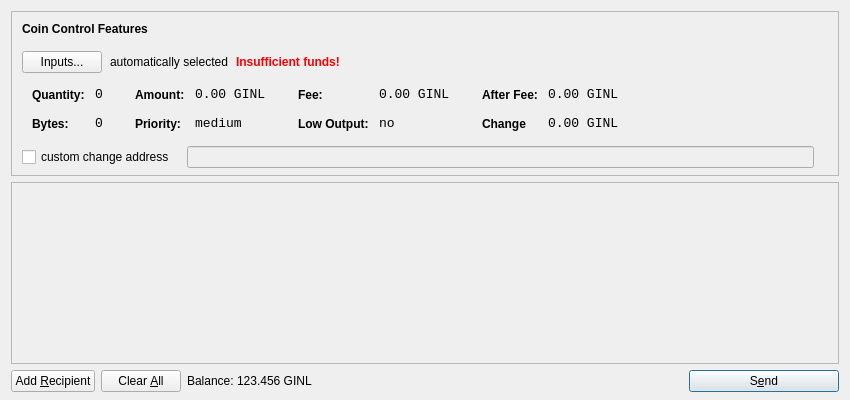
<?xml version="1.0" encoding="UTF-8"?>
<ui version="4.0">
 <class>SendCoinsDialog</class>
 <widget class="QDialog" name="SendCoinsDialog">
  <property name="geometry">
   <rect>
    <x>0</x>
    <y>0</y>
    <width>850</width>
    <height>400</height>
   </rect>
  </property>
  <property name="windowTitle">
   <string>Send Coins</string>
  </property>
  <layout class="QVBoxLayout" name="verticalLayout" stretch="0,1,0">
   <property name="bottomMargin">
    <number>8</number>
   </property>
   <item>
    <widget class="QFrame" name="frameCoinControl">
     <property name="sizePolicy">
      <sizepolicy hsizetype="Expanding" vsizetype="Expanding">
       <horstretch>0</horstretch>
       <verstretch>0</verstretch>
      </sizepolicy>
     </property>
     <property name="maximumSize">
      <size>
       <width>16777215</width>
       <height>16777215</height>
      </size>
     </property>
     <property name="frameShape">
      <enum>QFrame::StyledPanel</enum>
     </property>
     <property name="frameShadow">
      <enum>QFrame::Sunken</enum>
     </property>
     <layout class="QVBoxLayout" name="verticalLayoutCoinControl2">
      <property name="spacing">
       <number>-1</number>
      </property>
      <property name="leftMargin">
       <number>0</number>
      </property>
      <property name="topMargin">
       <number>0</number>
      </property>
      <property name="rightMargin">
       <number>0</number>
      </property>
      <property name="bottomMargin">
       <number>6</number>
      </property>
      <item>
       <layout class="QVBoxLayout" name="verticalLayoutCoinControl" stretch="0,0,0,0,1">
        <property name="spacing">
         <number>0</number>
        </property>
        <property name="leftMargin">
         <number>10</number>
        </property>
        <property name="topMargin">
         <number>10</number>
        </property>
        <item>
         <layout class="QHBoxLayout" name="horizontalLayoutCoinControl1">
          <property name="bottomMargin">
           <number>15</number>
          </property>
          <item>
           <widget class="QLabel" name="labelCoinControlFeatures">
            <property name="sizePolicy">
             <sizepolicy hsizetype="Preferred" vsizetype="Maximum">
              <horstretch>0</horstretch>
              <verstretch>0</verstretch>
             </sizepolicy>
            </property>
            <property name="font">
             <font>
              <weight>75</weight>
              <bold>true</bold>
             </font>
            </property>
            <property name="styleSheet">
             <string notr="true">font-weight:bold;</string>
            </property>
            <property name="text">
             <string>Coin Control Features</string>
            </property>
           </widget>
          </item>
         </layout>
        </item>
        <item>
         <layout class="QHBoxLayout" name="horizontalLayoutCoinControl2" stretch="0,0,0,0">
          <property name="spacing">
           <number>8</number>
          </property>
          <property name="bottomMargin">
           <number>10</number>
          </property>
          <item>
           <widget class="QPushButton" name="pushButtonCoinControl">
            <property name="styleSheet">
             <string notr="true"/>
            </property>
            <property name="text">
             <string>Inputs...</string>
            </property>
           </widget>
          </item>
          <item>
           <widget class="QLabel" name="labelCoinControlAutomaticallySelected">
            <property name="text">
             <string>automatically selected</string>
            </property>
            <property name="margin">
             <number>5</number>
            </property>
           </widget>
          </item>
          <item>
           <widget class="QLabel" name="labelCoinControlInsuffFunds">
            <property name="font">
             <font>
              <weight>75</weight>
              <bold>true</bold>
             </font>
            </property>
            <property name="styleSheet">
             <string notr="true">color:red;font-weight:bold;</string>
            </property>
            <property name="text">
             <string>Insufficient funds!</string>
            </property>
            <property name="margin">
             <number>5</number>
            </property>
           </widget>
          </item>
          <item>
           <spacer name="horizontalSpacerCoinControl">
            <property name="orientation">
             <enum>Qt::Horizontal</enum>
            </property>
            <property name="sizeHint" stdset="0">
             <size>
              <width>40</width>
              <height>1</height>
             </size>
            </property>
           </spacer>
          </item>
         </layout>
        </item>
        <item>
         <widget class="QWidget" name="widgetCoinControl" native="true">
          <property name="sizePolicy">
           <sizepolicy hsizetype="Preferred" vsizetype="Preferred">
            <horstretch>0</horstretch>
            <verstretch>0</verstretch>
           </sizepolicy>
          </property>
          <property name="minimumSize">
           <size>
            <width>0</width>
            <height>0</height>
           </size>
          </property>
          <property name="styleSheet">
           <string notr="true"/>
          </property>
          <layout class="QHBoxLayout" name="horizontalLayoutCoinControl5">
           <property name="margin">
            <number>0</number>
           </property>
           <item>
            <layout class="QHBoxLayout" name="horizontalLayoutCoinControl3" stretch="0,0,0,1">
             <property name="spacing">
              <number>20</number>
             </property>
             <property name="topMargin">
              <number>0</number>
             </property>
             <property name="bottomMargin">
              <number>10</number>
             </property>
             <item>
              <layout class="QFormLayout" name="formLayoutCoinControl1">
               <property name="horizontalSpacing">
                <number>10</number>
               </property>
               <property name="verticalSpacing">
                <number>14</number>
               </property>
               <property name="leftMargin">
                <number>10</number>
               </property>
               <property name="topMargin">
                <number>4</number>
               </property>
               <property name="rightMargin">
                <number>6</number>
               </property>
               <item row="0" column="0">
                <widget class="QLabel" name="labelCoinControlQuantityText">
                 <property name="styleSheet">
                  <string notr="true">font-weight:bold;</string>
                 </property>
                 <property name="text">
                  <string>Quantity:</string>
                 </property>
                 <property name="margin">
                  <number>0</number>
                 </property>
                </widget>
               </item>
               <item row="0" column="1">
                <widget class="QLabel" name="labelCoinControlQuantity">
                 <property name="font">
                  <font>
                   <family>Monospace</family>
                   <pointsize>10</pointsize>
                  </font>
                 </property>
                 <property name="cursor">
                  <cursorShape>IBeamCursor</cursorShape>
                 </property>
                 <property name="contextMenuPolicy">
                  <enum>Qt::ActionsContextMenu</enum>
                 </property>
                 <property name="text">
                  <string>0</string>
                 </property>
                 <property name="margin">
                  <number>0</number>
                 </property>
                 <property name="textInteractionFlags">
                  <set>Qt::LinksAccessibleByMouse|Qt::TextSelectableByKeyboard|Qt::TextSelectableByMouse</set>
                 </property>
                </widget>
               </item>
               <item row="1" column="0">
                <widget class="QLabel" name="labelCoinControlBytesText">
                 <property name="styleSheet">
                  <string notr="true">font-weight:bold;</string>
                 </property>
                 <property name="text">
                  <string>Bytes:</string>
                 </property>
                </widget>
               </item>
               <item row="1" column="1">
                <widget class="QLabel" name="labelCoinControlBytes">
                 <property name="font">
                  <font>
                   <family>Monospace</family>
                   <pointsize>10</pointsize>
                  </font>
                 </property>
                 <property name="cursor">
                  <cursorShape>IBeamCursor</cursorShape>
                 </property>
                 <property name="contextMenuPolicy">
                  <enum>Qt::ActionsContextMenu</enum>
                 </property>
                 <property name="text">
                  <string>0</string>
                 </property>
                 <property name="textInteractionFlags">
                  <set>Qt::LinksAccessibleByMouse|Qt::TextSelectableByKeyboard|Qt::TextSelectableByMouse</set>
                 </property>
                </widget>
               </item>
              </layout>
             </item>
             <item>
              <layout class="QFormLayout" name="formLayoutCoinControl2">
               <property name="horizontalSpacing">
                <number>10</number>
               </property>
               <property name="verticalSpacing">
                <number>14</number>
               </property>
               <property name="leftMargin">
                <number>6</number>
               </property>
               <property name="topMargin">
                <number>4</number>
               </property>
               <property name="rightMargin">
                <number>6</number>
               </property>
               <item row="0" column="0">
                <widget class="QLabel" name="labelCoinControlAmountText">
                 <property name="styleSheet">
                  <string notr="true">font-weight:bold;</string>
                 </property>
                 <property name="text">
                  <string>Amount:</string>
                 </property>
                 <property name="margin">
                  <number>0</number>
                 </property>
                </widget>
               </item>
               <item row="0" column="1">
                <widget class="QLabel" name="labelCoinControlAmount">
                 <property name="font">
                  <font>
                   <family>Monospace</family>
                   <pointsize>10</pointsize>
                  </font>
                 </property>
                 <property name="cursor">
                  <cursorShape>IBeamCursor</cursorShape>
                 </property>
                 <property name="contextMenuPolicy">
                  <enum>Qt::ActionsContextMenu</enum>
                 </property>
                 <property name="text">
                  <string>0.00 GINL</string>
                 </property>
                 <property name="textInteractionFlags">
                  <set>Qt::LinksAccessibleByMouse|Qt::TextSelectableByKeyboard|Qt::TextSelectableByMouse</set>
                 </property>
                </widget>
               </item>
               <item row="1" column="0">
                <widget class="QLabel" name="labelCoinControlPriorityText">
                 <property name="styleSheet">
                  <string notr="true">font-weight:bold;</string>
                 </property>
                 <property name="text">
                  <string>Priority:</string>
                 </property>
                </widget>
               </item>
               <item row="1" column="1">
                <widget class="QLabel" name="labelCoinControlPriority">
                 <property name="font">
                  <font>
                   <family>Monospace</family>
                   <pointsize>10</pointsize>
                  </font>
                 </property>
                 <property name="cursor">
                  <cursorShape>IBeamCursor</cursorShape>
                 </property>
                 <property name="contextMenuPolicy">
                  <enum>Qt::ActionsContextMenu</enum>
                 </property>
                 <property name="text">
                  <string>medium</string>
                 </property>
                 <property name="textInteractionFlags">
                  <set>Qt::LinksAccessibleByMouse|Qt::TextSelectableByKeyboard|Qt::TextSelectableByMouse</set>
                 </property>
                </widget>
               </item>
              </layout>
             </item>
             <item>
              <layout class="QFormLayout" name="formLayoutCoinControl3">
               <property name="horizontalSpacing">
                <number>10</number>
               </property>
               <property name="verticalSpacing">
                <number>14</number>
               </property>
               <property name="leftMargin">
                <number>6</number>
               </property>
               <property name="topMargin">
                <number>4</number>
               </property>
               <property name="rightMargin">
                <number>6</number>
               </property>
               <item row="0" column="0">
                <widget class="QLabel" name="labelCoinControlFeeText">
                 <property name="styleSheet">
                  <string notr="true">font-weight:bold;</string>
                 </property>
                 <property name="text">
                  <string>Fee:</string>
                 </property>
                 <property name="margin">
                  <number>0</number>
                 </property>
                </widget>
               </item>
               <item row="0" column="1">
                <widget class="QLabel" name="labelCoinControlFee">
                 <property name="font">
                  <font>
                   <family>Monospace</family>
                   <pointsize>10</pointsize>
                  </font>
                 </property>
                 <property name="cursor">
                  <cursorShape>IBeamCursor</cursorShape>
                 </property>
                 <property name="contextMenuPolicy">
                  <enum>Qt::ActionsContextMenu</enum>
                 </property>
                 <property name="text">
                  <string>0.00 GINL</string>
                 </property>
                 <property name="textInteractionFlags">
                  <set>Qt::LinksAccessibleByMouse|Qt::TextSelectableByKeyboard|Qt::TextSelectableByMouse</set>
                 </property>
                </widget>
               </item>
               <item row="1" column="0">
                <widget class="QLabel" name="labelCoinControlLowOutputText">
                 <property name="styleSheet">
                  <string notr="true">font-weight:bold;</string>
                 </property>
                 <property name="text">
                  <string>Low Output:</string>
                 </property>
                </widget>
               </item>
               <item row="1" column="1">
                <widget class="QLabel" name="labelCoinControlLowOutput">
                 <property name="font">
                  <font>
                   <family>Monospace</family>
                   <pointsize>10</pointsize>
                  </font>
                 </property>
                 <property name="cursor">
                  <cursorShape>IBeamCursor</cursorShape>
                 </property>
                 <property name="contextMenuPolicy">
                  <enum>Qt::ActionsContextMenu</enum>
                 </property>
                 <property name="text">
                  <string>no</string>
                 </property>
                 <property name="textInteractionFlags">
                  <set>Qt::LinksAccessibleByMouse|Qt::TextSelectableByKeyboard|Qt::TextSelectableByMouse</set>
                 </property>
                </widget>
               </item>
              </layout>
             </item>
             <item>
              <layout class="QFormLayout" name="formLayoutCoinControl4">
               <property name="horizontalSpacing">
                <number>10</number>
               </property>
               <property name="verticalSpacing">
                <number>14</number>
               </property>
               <property name="leftMargin">
                <number>6</number>
               </property>
               <property name="topMargin">
                <number>4</number>
               </property>
               <property name="rightMargin">
                <number>6</number>
               </property>
               <item row="0" column="0">
                <widget class="QLabel" name="labelCoinControlAfterFeeText">
                 <property name="styleSheet">
                  <string notr="true">font-weight:bold;</string>
                 </property>
                 <property name="text">
                  <string>After Fee:</string>
                 </property>
                 <property name="margin">
                  <number>0</number>
                 </property>
                </widget>
               </item>
               <item row="0" column="1">
                <widget class="QLabel" name="labelCoinControlAfterFee">
                 <property name="font">
                  <font>
                   <family>Monospace</family>
                   <pointsize>10</pointsize>
                  </font>
                 </property>
                 <property name="cursor">
                  <cursorShape>IBeamCursor</cursorShape>
                 </property>
                 <property name="contextMenuPolicy">
                  <enum>Qt::ActionsContextMenu</enum>
                 </property>
                 <property name="text">
                  <string>0.00 GINL</string>
                 </property>
                 <property name="textInteractionFlags">
                  <set>Qt::LinksAccessibleByMouse|Qt::TextSelectableByKeyboard|Qt::TextSelectableByMouse</set>
                 </property>
                </widget>
               </item>
               <item row="1" column="0">
                <widget class="QLabel" name="labelCoinControlChangeText">
                 <property name="styleSheet">
                  <string notr="true">font-weight:bold;</string>
                 </property>
                 <property name="text">
                  <string>Change</string>
                 </property>
                </widget>
               </item>
               <item row="1" column="1">
                <widget class="QLabel" name="labelCoinControlChange">
                 <property name="font">
                  <font>
                   <family>Monospace</family>
                   <pointsize>10</pointsize>
                  </font>
                 </property>
                 <property name="cursor">
                  <cursorShape>IBeamCursor</cursorShape>
                 </property>
                 <property name="contextMenuPolicy">
                  <enum>Qt::ActionsContextMenu</enum>
                 </property>
                 <property name="text">
                  <string>0.00 GINL</string>
                 </property>
                 <property name="textInteractionFlags">
                  <set>Qt::LinksAccessibleByMouse|Qt::TextSelectableByKeyboard|Qt::TextSelectableByMouse</set>
                 </property>
                </widget>
               </item>
              </layout>
             </item>
            </layout>
           </item>
          </layout>
         </widget>
        </item>
        <item>
         <layout class="QHBoxLayout" name="horizontalLayoutCoinControl4" stretch="0,0,0">
          <property name="spacing">
           <number>12</number>
          </property>
          <property name="sizeConstraint">
           <enum>QLayout::SetDefaultConstraint</enum>
          </property>
          <property name="topMargin">
           <number>5</number>
          </property>
          <property name="rightMargin">
           <number>5</number>
          </property>
          <item>
           <widget class="QCheckBox" name="checkBoxCoinControlChange">
            <property name="text">
             <string>custom change address</string>
            </property>
           </widget>
          </item>
          <item>
           <widget class="QLineEdit" name="lineEditCoinControlChange">
            <property name="enabled">
             <bool>false</bool>
            </property>
            <property name="sizePolicy">
             <sizepolicy hsizetype="Expanding" vsizetype="Fixed">
              <horstretch>0</horstretch>
              <verstretch>0</verstretch>
             </sizepolicy>
            </property>
           </widget>
          </item>
          <item>
           <widget class="QLabel" name="labelCoinControlChangeLabel">
            <property name="sizePolicy">
             <sizepolicy hsizetype="Preferred" vsizetype="Expanding">
              <horstretch>0</horstretch>
              <verstretch>0</verstretch>
             </sizepolicy>
            </property>
            <property name="minimumSize">
             <size>
              <width>0</width>
              <height>0</height>
             </size>
            </property>
            <property name="text">
             <string/>
            </property>
            <property name="margin">
             <number>3</number>
            </property>
           </widget>
          </item>
         </layout>
        </item>
        <item>
         <spacer name="verticalSpacerCoinControl">
          <property name="orientation">
           <enum>Qt::Vertical</enum>
          </property>
          <property name="sizeHint" stdset="0">
           <size>
            <width>800</width>
            <height>1</height>
           </size>
          </property>
         </spacer>
        </item>
       </layout>
      </item>
     </layout>
    </widget>
   </item>
   <item>
    <widget class="QScrollArea" name="scrollArea">
     <property name="widgetResizable">
      <bool>true</bool>
     </property>
     <widget class="QWidget" name="scrollAreaWidgetContents">
      <property name="geometry">
       <rect>
        <x>0</x>
        <y>0</y>
        <width>830</width>
        <height>165</height>
       </rect>
      </property>
      <layout class="QVBoxLayout" name="verticalLayout_2">
       <property name="margin">
        <number>0</number>
       </property>
       <item>
        <layout class="QVBoxLayout" name="entries">
         <property name="spacing">
          <number>6</number>
         </property>
        </layout>
       </item>
       <item>
        <spacer name="verticalSpacer">
         <property name="orientation">
          <enum>Qt::Vertical</enum>
         </property>
         <property name="sizeHint" stdset="0">
          <size>
           <width>20</width>
           <height>40</height>
          </size>
         </property>
        </spacer>
       </item>
      </layout>
     </widget>
    </widget>
   </item>
   <item>
    <layout class="QHBoxLayout" name="horizontalLayout">
     <item>
      <widget class="QPushButton" name="addButton">
       <property name="toolTip">
        <string>Send to multiple recipients at once</string>
       </property>
       <property name="text">
        <string>Add &amp;Recipient</string>
       </property>
       <property name="icon">
        <iconset resource="../bitcoin.qrc">
         <normaloff>:/icons/add</normaloff>:/icons/add</iconset>
       </property>
       <property name="autoDefault">
        <bool>false</bool>
       </property>
      </widget>
     </item>
     <item>
      <widget class="QPushButton" name="clearButton">
       <property name="sizePolicy">
        <sizepolicy hsizetype="Minimum" vsizetype="Fixed">
         <horstretch>0</horstretch>
         <verstretch>0</verstretch>
        </sizepolicy>
       </property>
       <property name="toolTip">
        <string>Remove all transaction fields</string>
       </property>
       <property name="text">
        <string>Clear &amp;All</string>
       </property>
       <property name="icon">
        <iconset resource="../bitcoin.qrc">
         <normaloff>:/icons/remove</normaloff>:/icons/remove</iconset>
       </property>
       <property name="autoRepeatDelay">
        <number>300</number>
       </property>
       <property name="autoDefault">
        <bool>false</bool>
       </property>
      </widget>
     </item>
     <item>
      <layout class="QHBoxLayout" name="horizontalLayout_2">
       <property name="spacing">
        <number>3</number>
       </property>
       <item>
        <widget class="QLabel" name="label">
         <property name="sizePolicy">
          <sizepolicy hsizetype="Preferred" vsizetype="Fixed">
           <horstretch>0</horstretch>
           <verstretch>0</verstretch>
          </sizepolicy>
         </property>
         <property name="text">
          <string>Balance:</string>
         </property>
        </widget>
       </item>
       <item>
        <widget class="QLabel" name="labelBalance">
         <property name="sizePolicy">
          <sizepolicy hsizetype="Preferred" vsizetype="Fixed">
           <horstretch>0</horstretch>
           <verstretch>0</verstretch>
          </sizepolicy>
         </property>
         <property name="cursor">
          <cursorShape>IBeamCursor</cursorShape>
         </property>
         <property name="text">
          <string>123.456 GINL</string>
         </property>
         <property name="textInteractionFlags">
          <set>Qt::LinksAccessibleByMouse|Qt::TextSelectableByKeyboard|Qt::TextSelectableByMouse</set>
         </property>
        </widget>
       </item>
      </layout>
     </item>
     <item>
      <spacer name="horizontalSpacer">
       <property name="orientation">
        <enum>Qt::Horizontal</enum>
       </property>
       <property name="sizeHint" stdset="0">
        <size>
         <width>40</width>
         <height>20</height>
        </size>
       </property>
      </spacer>
     </item>
     <item>
      <widget class="QPushButton" name="sendButton">
       <property name="minimumSize">
        <size>
         <width>150</width>
         <height>0</height>
        </size>
       </property>
       <property name="toolTip">
        <string>Confirm the send action</string>
       </property>
       <property name="text">
        <string>S&amp;end</string>
       </property>
       <property name="icon">
        <iconset resource="../bitcoin.qrc">
         <normaloff>:/icons/send</normaloff>:/icons/send</iconset>
       </property>
       <property name="default">
        <bool>true</bool>
       </property>
      </widget>
     </item>
    </layout>
   </item>
  </layout>
 </widget>
 <resources>
  <include location="../bitcoin.qrc"/>
 </resources>
 <connections/>
</ui>
